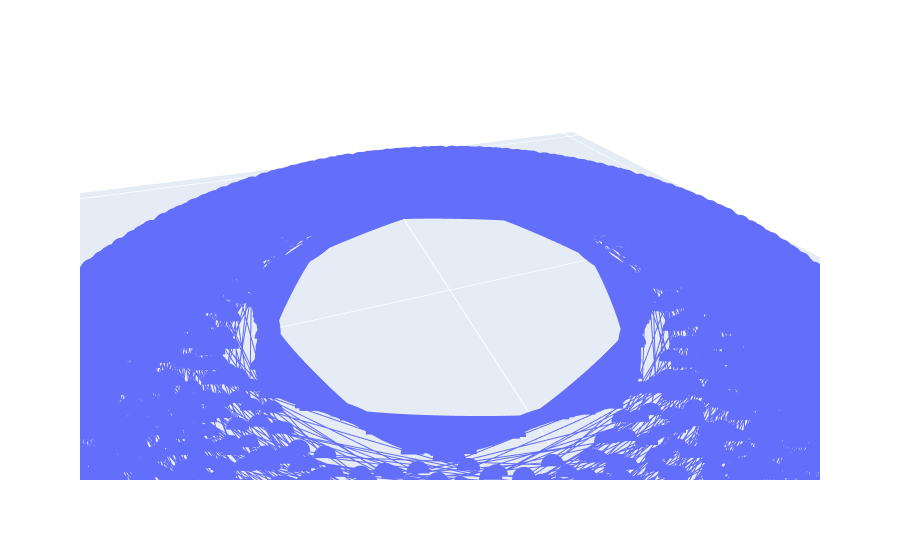

Notebook cell for this chart:
### Code cell
x,y,z, *_ = linedata[0:20000].T

layout = go.Layout(
            scene=dict(
                aspectmode='data'
            ))
fig2 = go.Figure(layout=layout)


fig2.add_trace(go.Scatter3d(x=x, y=y, z=z))
    
fig2.show()

### Figure 1 — Plotly figure (JSON) as saved in the notebook; plotly's stock layout.template omitted (floating-point values rounded to 4 significant figures; data arrays with more than 128 entries replaced by an {"elided": "..."} marker saying what was removed)
{"data": [{"type": "scatter3d", "x": {"elided": "20000 float values"}, "y": {"elided": "20000 float values"}, "z": {"elided": "20000 float values"}}], "layout": {"autosize": true, "scene": {"aspectmode": "data", "aspectratio": {"x": 11.8, "y": 11.79, "z": 0.007192}, "camera": {"center": {"x": 0, "y": 0, "z": 0}, "eye": {"x": 1.903, "y": 5.041, "z": 3.865}, "projection": {"type": "perspective"}, "up": {"x": 0, "y": 0, "z": 1}}}}}
